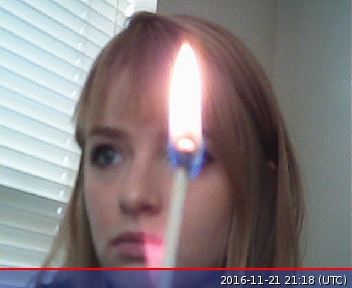
#> input picture motion_tracking/image.png, 352 x 288 px
$ python bright.py --image image.png
#> lines starting #> are read from the running program, lines starting #| are printed output that depends on the picture; after the words box and inside, x2 and y2 are one past the last pixel; in counts of white or black regions, pixels touching at a corner belong together
# import the necessary packages
import numpy as np
import argparse
import cv2

# construct the argument parse and parse the arguments
ap = argparse.ArgumentParser()
ap.add_argument("-i", "--image", help = "path to the image file")
ap.add_argument("-r", "--radius", type = int,
	help = "radius of Gaussian blur; must be odd")
args = vars(ap.parse_args())

# load the image and convert it to grayscale
image = cv2.imread(args["image"])
#> image is the input picture: shape (288, 352, 3); mean B, G, R 128.5, 125.9, 134.8
orig = image.copy()
gray = cv2.cvtColor(image, cv2.COLOR_BGR2GRAY)
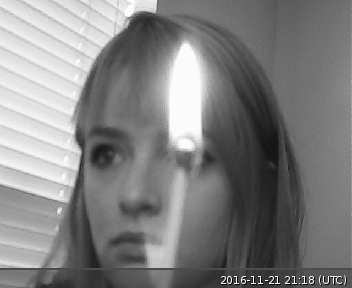
#> gray: shape (288, 352); min 1, max 255, mean 128.9


# the area of the image with the largest intensity value
(minVal, maxVal, minLoc, maxLoc) = cv2.minMaxLoc(gray)
#> minVal = 1; maxVal = 255; minLoc = (245, 277); maxLoc = (333, 277)
cv2.circle(image, maxLoc, 5, (255, 0, 0), 2)
#> image: shape (288, 352, 3); 0.09% of pixels changed, all inside (x1, y1, x2, y2) = (327, 271, 340, 284)

# display the results of the naive attempt
cv2.imshow("Naive", image)

# apply a Gaussian blur to the image then find the brightest
# region
#> (the run stopped early here; a loop or call above may not have finished)
